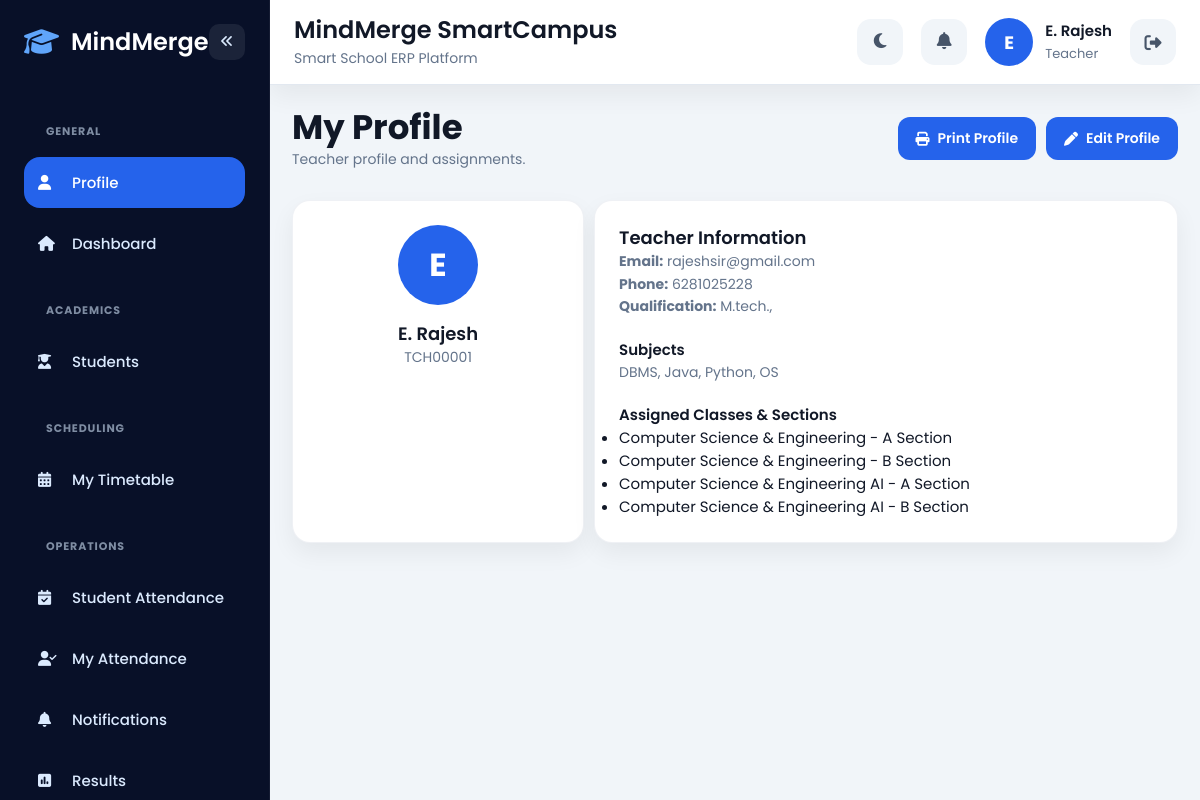
/teacher/profile/index.php (signed in), run on the app's committed database.
### tables this page shows
CREATE TABLE `users` (
  `id` int(11) NOT NULL,
  `full_name` varchar(100) NOT NULL,
  `email` varchar(100) NOT NULL,
  `phone` varchar(20) NOT NULL,
  `password` varchar(255) NOT NULL,
  `role` enum('admin','teacher','student','parent') NOT NULL,
  `profile_photo` varchar(255) DEFAULT 'default.png',
  `theme_preference` varchar(20) DEFAULT 'light',
  `created_at` timestamp NOT NULL DEFAULT current_timestamp(),
  `admin_id` varchar(50) DEFAULT NULL
);

CREATE TABLE `teachers` (
  `id` int(11) NOT NULL,
  `user_id` int(11) NOT NULL,
  `teacher_id` varchar(50) DEFAULT NULL,
  `class_id` int(11) DEFAULT NULL,
  `section_id` int(11) DEFAULT NULL,
  `subject_name` varchar(100) DEFAULT NULL,
  `qualification` varchar(100) DEFAULT NULL,
  `specialization` varchar(100) DEFAULT NULL,
  `salary` decimal(10,2) DEFAULT NULL,
  `created_at` timestamp NOT NULL DEFAULT current_timestamp()
);

### shared/services/ProfileService.php (called while the page is built, shortened)
<?php
class ProfileService
{
    private mysqli $conn;
    public function __construct(mysqli $conn)
    {
        $this->conn = $conn;
    }
    public function getProfileData(int $user_id, string $role): array
    {
        $user = mysqli_fetch_assoc(mysqli_query(
            $this->conn,
            "SELECT * FROM users WHERE id = '$user_id' LIMIT 1"
        ));
        $data = [
            'user'      => $user,
            'role'      => $role,
            'role_data' => null,
            'extra'     => [],
        ];
        switch ($role) {
            case 'teacher':
                $data['role_data'] = mysqli_fetch_assoc(mysqli_query(
                    $this->conn,
                    "SELECT * FROM teachers WHERE user_id = '$user_id'"
                ));
                if ($data['role_data']) {
                    $tid = (int) $data['role_data']['id'];
                    $data['extra']['assignments'] = [];
                    $data['extra']['subjects'] = [];
                    $query = mysqli_query(
                        $this->conn,
                        "SELECT ta.*, c.class_name, s.section_name, sub.subject_name
                         FROM teacher_assignments ta
                         INNER JOIN classes c ON c.class_id = ta.class_id
                         INNER JOIN sections s ON s.section_id = ta.section_id
                         INNER JOIN subjects sub ON sub.subject_id = ta.subject_id
                         WHERE ta.teacher_id = '$tid'"
                    );
                    while ($row = mysqli_fetch_assoc($query)) {
                        $data['extra']['assignments'][] = $row;
                        $data['extra']['subjects'][$row['subject_name']] = $row['subject_name'];
                    }
                }
                break;
        }
        return $data;
    }
    public function getPhotoUrl(?array $user): string
    {
        $photo = $user['profile_photo'] ?? 'default.svg';
        return '';
    }
}

### shared/services/TeacherScopeService.php (called while the page is built, shortened)
<?php
class TeacherScopeService
{
    private mysqli $conn;
    private ?array $teacher = null;
    public function __construct(mysqli $conn, int $user_id)
    {
        $this->conn = $conn;
        $this->loadTeacher($user_id);
    }
    public function getTeacherId(): int
    {
        return (int) ($this->teacher['id'] ?? 0);
    }
    public function getAssignments(): array
    {
        $this->assignments = [];
        $tid = $this->getTeacherId();
        $query = mysqli_query(
            $this->conn,
            "SELECT ta.*, c.class_name, s.section_name, sub.subject_name, sub.subject_code
             FROM teacher_assignments ta
             INNER JOIN classes c ON c.class_id = ta.class_id
             INNER JOIN sections s ON s.section_id = ta.section_id
             INNER JOIN subjects sub ON sub.subject_id = ta.subject_id
             WHERE ta.teacher_id = '$tid'
             ORDER BY c.class_name, s.section_name, sub.subject_name"
        );
        while ($row = mysqli_fetch_assoc($query)) {
            $this->assignments[] = $row;
        }
        return $this->assignments;
    }
    public function getAssignedClassSectionPairs(): array
    {
        $pairs = [];
        foreach ($this->getAssignments() as $a) {
            $key = $a['class_id'] . '-' . $a['section_id'];
            $pairs[$key] = [
                'class_id'     => (int) $a['class_id'],
                'section_id'   => (int) $a['section_id'],
                'class_name'   => $a['class_name'],
                'section_name' => $a['section_name'],
            ];
        }
        return array_values($pairs);
    }
    private function loadTeacher(int $user_id): void
    {
        $this->teacher = mysqli_fetch_assoc(mysqli_query(
            $this->conn,
            "SELECT t.*, u.full_name, u.email, u.phone, u.profile_photo
             FROM teachers t
             INNER JOIN users u ON u.id = t.user_id
             WHERE t.user_id = '$user_id'
             LIMIT 1"
        ));
    }
}

### teacher/profile/index.php (the view, shortened to what this page needs)
<?php
require_once __DIR__ . '/../../config/auth.php';
require_once __DIR__ . '/../../config/db.php';
require_once __DIR__ . '/../../shared/services/ProfileService.php';
require_once __DIR__ . '/../../shared/services/TeacherScopeService.php';
require_once __DIR__ . '/../../shared/helpers/portal.php';
$profileService = new ProfileService($conn);
$data = $profileService->getProfileData((int) $_SESSION['user']['id'], 'teacher');
$scope = new TeacherScopeService($conn, (int) $_SESSION['user']['id']);
$photoUrl = $profileService->getPhotoUrl($data['user']);
?>
<!DOCTYPE html>
<html lang="en">
<head>
<link rel="stylesheet" href="../../assets/css/global.css">
<link rel="stylesheet" href="../../assets/css/layout.css">
<link rel="stylesheet" href="../../assets/css/components.css">
<link rel="stylesheet" href="../../assets/css/portals.css">
<link rel="stylesheet" href="https://cdnjs.cloudflare.com/ajax/libs/font-awesome/6.5.1/css/all.min.css">
</head>
<body>
<div class="app-layout">
<?php include('../../partials/sidebar.php'); ?>
<div class="main-content">
<?php include('../../partials/topbar.php'); ?>
<div class="page-content">
<div class="page-header">
<div><h1>My Profile</h1><p>Teacher profile and assignments.</p></div>
<div style="display:flex;gap:10px;">
<a href="print.php" class="btn btn-primary" target="_blank"><i class="fa-solid fa-print"></i> Print Profile</a>
<a href="../../profile/index.php" class="btn btn-primary"><i class="fa-solid fa-pen"></i> Edit Profile</a>
</div>
</div>
<div class="dashboard-grid" style="grid-template-columns:1fr 2fr;">
<div class="dashboard-card" style="text-align:center;">
<?php if ($photoUrl) { ?><img src="<?php echo htmlspecialchars($photoUrl); ?>" style="width:120px;height:120px;border-radius:50%;object-fit:cover;"><?php } else { ?><div class="profile-letter" style="width:80px;height:80px;margin:0 auto;font-size:32px;"><?php echo strtoupper(substr($data['user']['full_name'],0,1)); ?></div><?php } ?>
<h3 style="margin-top:16px;"><?php echo htmlspecialchars($data['user']['full_name']); ?></h3>
<p><?php echo htmlspecialchars($data['role_data']['teacher_id'] ?? ''); ?></p>
</div>
<div class="dashboard-card">
<h3>Teacher Information</h3>
<p><strong>Email:</strong> <?php echo htmlspecialchars($data['user']['email']); ?></p>
<p><strong>Phone:</strong> <?php echo htmlspecialchars($data['user']['phone'] ?? '-'); ?></p>
<p><strong>Qualification:</strong> <?php echo htmlspecialchars($data['role_data']['qualification'] ?? '-'); ?></p>
<h4 style="margin-top:20px;">Subjects</h4>
<p><?php echo htmlspecialchars(implode(', ', $data['extra']['subjects'] ?? []) ?: '-'); ?></p>
<h4 style="margin-top:20px;">Assigned Classes & Sections</h4>
<ul><?php foreach ($scope->getAssignedClassSectionPairs() as $p) { ?><li><?php echo htmlspecialchars($p['class_name'] . ' - ' . $p['section_name']); ?></li><?php } ?></ul>
</div>
</div>
</div></div></div>
</body>
</html>

### partials/topbar.php (shortened to what this page needs)
<?php
$user = $_SESSION['user'];
$full_name = $user['full_name'];
$role = ucfirst($user['role']);
$profile_photo = $user['profile_photo'];
$first_letter = strtoupper(substr($full_name, 0, 1));
$notif_base = BASE_URL . 'notifications/';
?>
<div class="topbar">
<div class="topbar-left">
<div>
<h2>MindMerge SmartCampus</h2>
<p class="topbar-subtitle">Smart School ERP Platform</p>
</div>
</div>
<div class="topbar-right">
<button type="button" id="themeToggle" class="topbar-btn" title="Toggle Theme">
<i class="fa-solid fa-moon"></i>
</button>
<div class="notif-bell-wrap" id="notifBellWrap" data-base="<?php echo htmlspecialchars($notif_base); ?>">
<button type="button" class="topbar-btn notif-bell-btn" id="notifBellBtn" title="Notifications" aria-label="Notifications">
<i class="fa-solid fa-bell"></i>
</button>
</div>
<div class="topbar-profile">
<?php if ($profile_photo != 'default.svg' && file_exists(__DIR__ . "/../assets/uploads/profile/" . $profile_photo)) { ?>
<img src="<?php echo BASE_URL; ?>assets/uploads/profile/<?php echo $profile_photo; ?>" class="profile-img" alt="">
<?php } else { ?>
<div class="profile-letter"><?php echo $first_letter; ?></div>
<?php } ?>
<div class="profile-info">
<h4><?php echo htmlspecialchars($full_name); ?></h4>
<p>
<?php echo (strtolower($role) === 'admin') ? 'Administrator' : htmlspecialchars($role); ?>
</p>
</div>
</div>
<a href="<?php echo BASE_URL; ?>auth/logout.php" class="topbar-btn" title="Logout" style="display:flex;justify-content:center;align-items:center;text-decoration:none;">
<i class="fa-solid fa-right-from-bracket"></i>
</a>
</div>
</div>
<link rel="stylesheet" href="<?php echo BASE_URL; ?>assets/css/notifications.css">

### assets/css/global.css (style rules this page uses)
:root { --primary:#2563eb; --primary-dark:#1d4ed8; --bg:#f1f5f9; --sidebar:#081028; --card:#ffffff; --text:#111827; --muted:#64748b; --success:#22c55e; --danger:#ef4444; --warning:#f59e0b; --radius-lg:18px; --radius-md:14px; --radius-sm:10px; --shadow: 0 10px 25px rgba(0,0,0,0.06); }
* { margin:0; padding:0; box-sizing:border-box; }
html, body { width:100%; overflow-x:hidden; scroll-behavior:smooth; }
body { font-family:'Poppins',sans-serif; background:var(--bg); color:var(--text); font-size:15px; }
h1 { font-size:34px; font-weight:700; line-height:1.2; }
h2 { font-size:24px; font-weight:600; line-height:1.3; }
h3 { font-size:18px; font-weight:600; line-height:1.4; }
h4 { font-size:15px; font-weight:600; }
p { color:var(--muted); line-height:1.6; font-size:14px; }
.page-content { padding:24px; width:100%; max-width:1500px; margin:auto; }
@media (max-width:1200px) { .page-content { padding:22px; } }

### assets/css/layout.css (style rules this page uses)
.app-layout { display:flex; min-height:100vh; background:var(--bg); }
.main-content { margin-left:270px; width:100%; min-height:100vh; transition:0.3s; }
.topbar { height:85px; background:white; display:flex; justify-content:space-between; align-items:center; padding:0 24px; box-shadow:var(--shadow); border-bottom:1px solid #e2e8f0; position:sticky; top:0; z-index:500; }
.topbar-left, .topbar-right { display:flex; align-items:center; gap:18px; }
.topbar-subtitle { font-size:14px; margin-top:2px; }
.topbar-btn { width:46px; height:46px; border:none; border-radius:14px; background:#f1f5f9; cursor:pointer; font-size:17px; transition:0.3s; color:#475569; }
.topbar-profile { display:flex; align-items:center; gap:12px; }
.profile-letter { width:48px; height:48px; border-radius:50%; background:var(--primary); color:white; display:flex; justify-content:center; align-items:center; font-weight:700; font-size:18px; }
.profile-info h4 { font-size:15px; margin-bottom:2px; }
.profile-info p { font-size:13px; }

### assets/css/components.css (style rules this page uses)
.dashboard-grid { display:grid; grid-template-columns: repeat(auto-fit,minmax(260px,1fr)); gap:10px; }
.dashboard-card { background:var(--card); border-radius:var(--radius-lg); box-shadow:var(--shadow); transition:0.3s; width:100%; overflow:hidden; padding:24px; border:1px solid rgba(148,163,184,.15); }
.btn { border:none; padding:11px 18px; border-radius:12px; cursor:pointer; font-weight:600; transition:0.3s; text-decoration:none; display:inline-flex; align-items:center; justify-content:center; gap:8px; font-size:14px; }
.btn-primary { background:var(--primary); color:white; }
.page-header { display:flex; justify-content:space-between; align-items:center; gap:20px; flex-wrap:wrap; margin-bottom:30px; }

### assets/css/notifications.css (style rules this page uses)
.notif-bell-wrap { position:relative; }
.notif-bell-btn { position:relative; }

### data on the page
users: full_name "E", full_name "E. Rajesh", role "Teacher", email "rajeshsir@gmail.com", phone "6281025228"
teachers: teacher "TCH00001", qualification "M.tech.,"

### other printed values
$group['label'] "GENERAL"
$config['label'] "Profile"
$config['label'] "Dashboard"
$group['label'] "ACADEMICS"
$config['label'] "Students"
$group['label'] "SCHEDULING"
$config['label'] "My Timetable"
$group['label'] "OPERATIONS"
$config['label'] "Student Attendance"
$config['label'] "My Attendance"
$config['label'] "Notifications"
$config['label'] "Results"
implode(', ', $data['extra']['subjects'] ?? []) ?: '-' "DBMS, Java, Python, OS"
$p['class_name'] . ' - ' . $p['section_name'] "Computer Science & Engineering - A Section"
$p['class_name'] . ' - ' . $p['section_name'] "Computer Science & Engineering - B Section"
